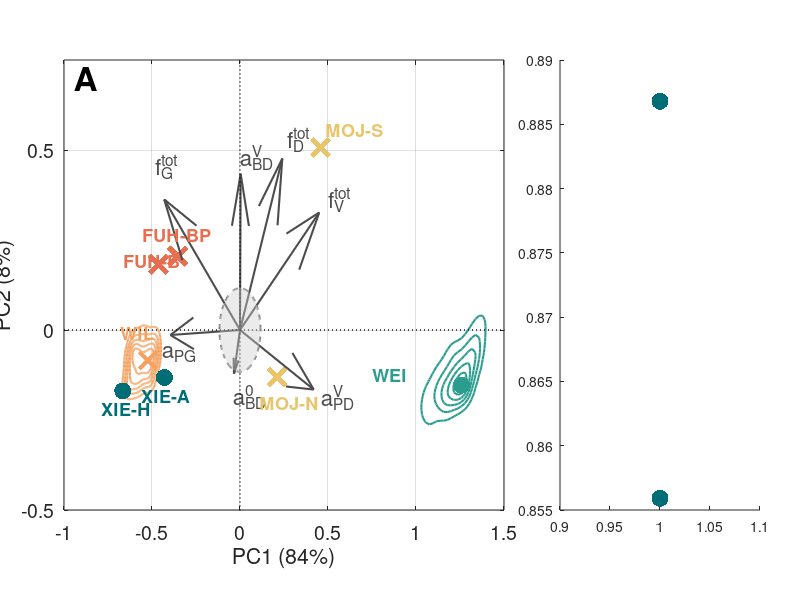

This chart was generated by the following MATLAB code: (Note: this script raises an error after producing the figure.)
% fig_3_PCA.m
%
% This code generate the figure 3 (PCA)
% It requires the file "data_model_comparison.mat" which is available but
% can also be generated by "data_generation_model_comparison.m"

%% Load data
load data_model_comparison.mat

% res(1): WIL = Wilhelm & Suttle
% res(2): WEI = Weitz et al
% res(3): FUH = Fuhrman (2 datasets, 500 copies each)
% res(4): MOJ = Mojica & Brussaard (2 datasets, 500 copies each)
% res(5): XIE = Xie et al (2 datasets, 500 copies each)

%% Construct data matrix

% we take equal weighting for each of the 5 datasets
% fo WIL and WIE: 1000 realisations
% for others: 500 copies of each variant, so that 1000 copies in total

% The fluxes of the models are expressed as flux ratios (see Appendix S5)
X_data1 = zeros(0,10);
for cc=1:5
    x1 = zeros(length(res(cc).flx),10);
    x1(:,1) = arrayfun(@(s) s.mat(3,3)/s.mat(1,1), res(cc).flx);
    x1(:,2) = arrayfun(@(s) s.mat(4,4)/s.mat(1,1), res(cc).flx);
    x1(:,3) = arrayfun(@(s) s.mat(5,5)/s.mat(1,1), res(cc).flx);
    x1(:,4) = arrayfun(@(s) -s.mat(1,3)/s.mat(1,1), res(cc).flx);
    x1(:,5) = arrayfun(@(s) -s.mat(2,3)/s.mat(4,4), res(cc).flx);
    x1(:,6) = arrayfun(@(s) -s.mat(1,4)/s.mat(1,1), res(cc).flx);
    x1(:,7) = arrayfun(@(s) -s.mat(2,4)/s.mat(4,4), res(cc).flx);
    x1(:,8) = arrayfun(@(s) -s.mat(1,5)/s.mat(1,1), res(cc).flx);
    x1(:,9) = arrayfun(@(s) -s.mat(2,5)/s.mat(4,4), res(cc).flx);
    x1(:,10) = arrayfun(@(s) -s.mat(3,4)/s.mat(3,3), res(cc).flx);
    X_data1 = [X_data1; x1];
end

% Equal weights between the 5 models (=1000)
X_data2 = zeros(5000,10);
X_data2(1:1000,:) = X_data1(1:1000,:);
X_data2(1001:2000,:) = X_data1(1001:2000,:);
X_data2(2001:3000,:) = repmat(X_data1(2001:2002,:), 500, 1);
X_data2(3001:4000,:) = repmat(X_data1(2003:2004,:), 500, 1);
X_data2(4001:5000,:) = repmat(X_data1(2005:2006,:), 500, 1);

X_data = X_data2;
rngs = [
    1     1000;   
    1001  2000;   
    2001  3000;   
    3001  4000;   
    4001  5000];   

%% PCA

X_mean = mean(X_data, 1);
X_ctrd = X_data - X_mean;
[U, S, V] = svd(X_ctrd, 'econ');
scores = X_ctrd * V(:, 1:2);
loadings = V(:, 1:2);

%% Enforce PCA axes orientation

% (high PC2 => high viral lysis of bacteria)
if dot(scores(:,1), X_ctrd(:,8)) < 0
    V(:,1)        = -V(:,1);
    scores(:,1)   = -scores(:,1);
    loadings(:,1) = -loadings(:,1);
end

% (high PC2 => high viral lysis of bacteria)
if dot(scores(:,2), X_ctrd(:,9)) < 0
    V(:,2)        = -V(:,2);
    scores(:,2)   = -scores(:,2);
    loadings(:,2) = -loadings(:,2);
end

% The x- and y-axes of the PCA are inverted so that viral-induced fluxes 
% consistently show a positive correlation with the axes.

%%
eigvals = diag(S).^2;
explained = eigvals / sum(eigvals) * 100;

n = size(X_ctrd,1);
lambda = eigvals / (n-1);

% variables selected to be represented on the PCA
idx = [1 2 3 4 7 8 9]; % fGtot fDtot fVtot aPG aBD^0 aPD^V aBD^V

% we draw a circle to indicate importance of non-selected variables
% radius of this circle = longest arrow of non-selected variables
coords = V(:,1:2) .* sqrt(lambda(1:2)'); % PC1 and PC2
arrow_lengths = sqrt(sum(coords.^2, 2)); % arrow length
all_vars = 1:size(V,1);
not_idx = setdiff(all_vars, idx); % non-selected variables
missing_lengths = arrow_lengths(not_idx);
max_missing_length = max(missing_lengths); % longest arrow of non-selected variables


%%  Plotting subplot 1 
% Colors
cols = [
    244 162 97;  
    42 157 143;  
    231 111 81;   
    233 196 106; 
    0 109 119;  
] / 255;

clf

fig = gcf;
set(fig,'Units','centimeters')
set(fig,'Position',[2 2 50 18])  

ax1 = axes('Position',[0.08 0.15 0.55 0.75]); 
hold(ax1,'on')

for iModel = 1:5
    x = scores(rngs(iModel,1):rngs(iModel,2),1);
    y = scores(rngs(iModel,1):rngs(iModel,2),2);

    if iModel == 1   % WIL
        
        % determine KDE grid
        xrng = [min(x) max(x)];
        xrng = xrng + .2*diff(xrng)*[-1 1];
        xlin = linspace(xrng(1), xrng(2), 100);
        yrng = [min(y) max(y)];
        yrng = yrng + .2*diff(yrng)*[-1 1];
        ylin = linspace(yrng(1), yrng(2), 100);
        [Xgrid, Ygrid] = meshgrid(xlin, ylin);
        
        % compute KDE function
        ww = .02;
        zz = zeros(size(Xgrid));
        for ctr = 1:length(x)
            zz = zz+exp(-(Xgrid-x(ctr)).^2/2/ww^2 ...
                        -(Ygrid-y(ctr)).^2/2/ww^2);
        end
        
        % determine mode of KDE function
        [~, idxMax] = max(zz(:));
        x_mode = Xgrid(idxMax);
        y_mode = Ygrid(idxMax);
        
        % plot density lines
        contour(Xgrid, Ygrid, zz, 5, ...
            'LineColor', cols(iModel,:), 'LineWidth', 1.5);
        h = scatter(x_mode, y_mode, 150, cols(iModel,:), 'x', ...
            'LineWidth', 3, 'MarkerEdgeAlpha', 1);

    elseif iModel == 2   % WEI
        
        % determine KDE grid
        xrng = [min(x) max(x)];
        xrng = xrng + .2*diff(xrng)*[-1 1];
        xlin = linspace(xrng(1), xrng(2), 100);
        yrng = [min(y) max(y)];
        yrng = yrng + .2*diff(yrng)*[-1 1];
        ylin = linspace(yrng(1), yrng(2), 100);
        [Xgrid, Ygrid] = meshgrid(xlin, ylin);

        % compute KDE function
        ww = .03;
        zz = zeros(size(Xgrid));
        for ctr = 1:length(x)
            zz = zz+exp(-(Xgrid-x(ctr)).^2/2/ww^2 ...
                        -(Ygrid-y(ctr)).^2/2/ww^2);
        end

        % determine mode of KDE function
        [~, idxMax] = max(zz(:));
        x_mode = Xgrid(idxMax);
        y_mode = Ygrid(idxMax);
        
        % plot density lines
        contour(Xgrid, Ygrid, zz, 5, ...
            'LineColor', cols(iModel,:), 'LineWidth', 1.5);
        h = scatter(x_mode, y_mode, 150, cols(iModel,:), 'filled');
        
    elseif iModel == 5   % XIE
        h = scatter(x, y, 150, cols(iModel,:), 'filled');

    elseif ismember(iModel, [3 4])   % FUH & MOJ
        h = scatter(x, y, 150, cols(iModel,:), 'x', ...
            'MarkerEdgeColor', cols(iModel,:), ...
            'MarkerFaceAlpha', 0.1, 'LineWidth', 3);
    end
end

% Labels of variables
arrow = char(8594);
labs = {'f^{tot}_G','f^{tot}_D','f^{tot}_V', ...
    'a_{PG}','a_{BG}', 'a^{0}_{PD}','a^{0}_{BD}', ...
    'a^{V}_{PD}','a^{V}_{BD}', 'a_{GD}'};
for i = idx
    quiver(0, 0, loadings(i,1), loadings(i,2), ...
        'Color',[.3 .3 .3], 'LineWidth',1.5);
    if i == 1
        text(loadings(i,1), loadings(i,2)+0.05, labs{i}, ...
            'Color',[.3 .3 .3], 'FontSize',16);
    elseif i == 4
        text(loadings(i,1), loadings(i,2)-0.05, labs{i}, ...
            'Color',[.3 .3 .3], 'FontSize',16);
    elseif i == 7
        text(loadings(i,1), loadings(i,2)-0.05, labs{i}, ...
            'Color',[.3 .3 .3], 'FontSize',16);
    else
        text(loadings(i,1), loadings(i,2), labs{i}, ...
            'Color',[.3 .3 .3], 'FontSize',16);
    end
end

% Labels of models
% WIL
text(scores(rngs(1,1),1)-0.2, scores(rngs(1,1),2)+0.07, 'WIL', ...
    'Color', cols(1,:), 'FontSize', 13, 'FontWeight', 'bold');
% WEI
text(scores(rngs(2,1),1)+0.1, scores(rngs(2,1),2)+0.3, 'WEI', ...
    'Color', cols(2,:), 'FontSize', 13, 'FontWeight', 'bold');
% FUH
text(scores(rngs(3,1),1)-0.2, scores(rngs(3,1),2)+0.01, 'FUH-B', ...
    'Color', cols(3,:), 'FontSize', 13, 'FontWeight', 'bold');
text(scores(rngs(3,2),1)-0.2, scores(rngs(3,2),2)+0.06, 'FUH-BP', ...
    'Color', cols(3,:), 'FontSize', 13, 'FontWeight', 'bold');
% MOJ
text(scores(rngs(4,1),1)+0.03, scores(rngs(4,1),2)+0.05, 'MOJ-S', ...
    'Color', cols(4,:), 'FontSize', 13, 'FontWeight', 'bold');
text(scores(rngs(4,2),1)-0.1, scores(rngs(4,2),2)-0.07, 'MOJ-N', ...
    'Color', cols(4,:), 'FontSize', 13, 'FontWeight', 'bold');
% XIE
text(scores(rngs(5,1),1)-0.12, scores(rngs(5,1),2)-0.05, 'XIE-H', ...
    'Color', cols(5,:), 'FontSize', 13, 'FontWeight', 'bold');
text(scores(rngs(5,2),1)-0.13, scores(rngs(5,2),2)-0.05, 'XIE-A', ...
    'Color', cols(5,:), 'FontSize', 13, 'FontWeight', 'bold');

% 0-0 axes
plot([-1 2],[0 0], ':', 'Color','k', 'LineWidth', 1)
plot([0 0],[-1 1],':', 'Color','k', 'LineWidth', 1)

% Draw the circle: not represented variables
theta = linspace(0, 2*pi, 200);
r = max_missing_length;  % radius = longest arrow length
x_circ = r * cos(theta);
y_circ = r * sin(theta);
plot(x_circ, y_circ, '--', 'Color', [0.5 0.5 0.5], 'LineWidth', 1.5);
fill(r * cos(theta), r * sin(theta), [0.8 0.8 0.8], ...
        'FaceAlpha', 0.4, 'EdgeColor', 'none');

xlim([-1 1.5])
ylim([-0.5 0.75])
xticks(-1:0.5:1.5)
yticks(-1.5:0.5:1.5)

xlabel(sprintf('PC1 (%.0f%%)', explained(1)));
ylabel(sprintf('PC2 (%.0f%%)', explained(2)));
set(ax1, 'Box','on','XGrid','on','YGrid','on','FontSize',14)

axes(ax1)
text(0.025, 0.96, 'A', 'Units','normalized', ...
    'FontSize', 24, 'FontWeight','bold')

%%  Plotting subplot 2

% Extracting viral lysis fluxes
lysis_flx = [];

for i = 1:numel(res)
    if isfield(res(i), 'flx')
        for j = 1:numel(res(i).flx)
            lysis_flx(end+1,1) = res(i).flx(j).mat(5,5);
        end
    end
end

X_data1 = lysis_flx;

% Equal weights between the 5 models (=1000)
X_data2 = zeros(5000,1);
X_data2(1:1000,:)   = X_data1(1:1000,:);
X_data2(1001:2000,:) = X_data1(1001:2000,:);
X_data2(2001:3000,:) = repmat(X_data1(2001:2002,:), 500, 1);
X_data2(3001:4000,:) = repmat(X_data1(2003:2004,:), 500, 1);
X_data2(4001:5000,:) = repmat(X_data1(2005:2006,:), 500, 1);
X_data = X_data2;

rngs = [
    1     1000;   
    1001  2000;   
    2001  3000;   
    3001  4000;   
    4001  5000];

ax2 = axes('Position',[0.70 0.15 0.25 0.75]);  
hold(ax2,'on')

order = [5,1,3,4,2]; % reordering models
xpos = 1:length(order);

for idx = 1:length(order)
    m = order(idx);
    x = xpos(idx);

    if m <= 2
        % WIL and WEI: full violins
        data = X_data(rngs(m,1):rngs(m,2));
        [f, xi] = ksdensity(data);
        f = f / max(f) * 0.4;
        fill([x - f, fliplr(x + f)], [xi, fliplr(xi)], cols(m,:), 'FaceAlpha',0.5,'EdgeColor','none');
        plot([x x], [min(xi) max(xi)], 'w-', 'LineWidth',1);
        % find mode for 1D KDE
        [~, idxMax] = max(f);
        mode_y = xi(idxMax);
        if m==1
            scatter(x, mode_y, 150, cols(m,:), 'x', 'LineWidth', 3, 'MarkerEdgeAlpha', 1);
        elseif m==2
            scatter(x, mode_y, 150, cols(m,:), 'filled');
        end

    else
        % FUH, MOJ, XIE: scatter points using original vs indices
        if m == 3       % FUH
            scatter(x, X_data1(2001,1), 150, 'x', 'MarkerEdgeColor', cols(3,:), 'MarkerFaceAlpha', 0.1, 'LineWidth', 3);
            scatter(x, X_data1(2002,1), 150, 'x', 'MarkerEdgeColor', cols(3,:), 'MarkerFaceAlpha', 0.1, 'LineWidth', 3);
        elseif m == 4   % MOJ
            scatter(x, X_data1(2003,1), 150, 'x', 'MarkerEdgeColor', cols(4,:), 'MarkerFaceAlpha', 0.1, 'LineWidth', 3);
            scatter(x, X_data1(2004,1), 150, 'x', 'MarkerEdgeColor', cols(4,:), 'MarkerFaceAlpha', 0.1, 'LineWidth', 3);
        elseif m == 5   % XIE
            scatter(x, X_data1(2005,1), 150, cols(5,:), 'filled');
            scatter(x, X_data1(2006,1), 150, cols(5,:), 'filled');
        end
    end
end

% Legends of the models
% XIE
text(xpos(1)-0.3, X_data1(2005,1)+9, 'XIE-H', 'Color', cols(5,:), 'FontSize', 13, 'FontWeight', 'bold')
text(xpos(1)-0.3, X_data1(2006,1)+5, 'XIE-A', 'Color', cols(5,:), 'FontSize', 13, 'FontWeight', 'bold')
% FUH
text(xpos(3)-0.3, X_data1(2001,1)-5, 'FUH-B', 'Color', cols(3,:), 'FontSize', 13, 'FontWeight', 'bold')
text(xpos(3)-0.3, X_data1(2002,1)+5, 'FUH-BP', 'Color', cols(3,:), 'FontSize', 13, 'FontWeight', 'bold')
% MOJ
text(xpos(4)-0.3, X_data1(2003,1)+5, 'MOJ-S', 'Color', cols(4,:), 'FontSize', 13, 'FontWeight', 'bold')
text(xpos(4)-0.3, X_data1(2004,1)+5, 'MOJ-N', 'Color', cols(4,:), 'FontSize', 13, 'FontWeight', 'bold')

% Axes ticks, labels, and limits
xticks(xpos)
xticklabels({'XIE','WIL','FUH','MOJ','WEI'})
ylabel('Lysis percentage $\mathcal{L}^{\mathrm{flux}}$','Interpreter','latex')
xlim([0.5 5.5])
ylim([0 125])
set(gca, 'FontSize',14,'Box','on','XGrid','on','YGrid','on')
ax2 = gca;

daspect(ax2,'auto');

axes(ax2)
text(0.05, 0.96, 'B', 'Units','normalized', ...
    'FontSize', 24, 'FontWeight','bold')

%% Save figure

exportgraphics(gcf, 'fig3_pca.pdf', 'ContentType','vector','BackgroundColor','none');
